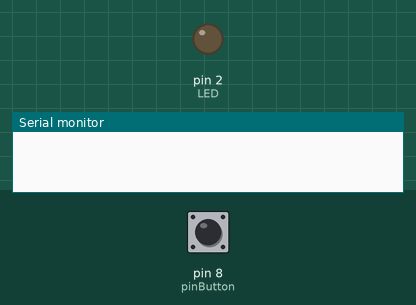
Bench run of a sketch on a simulated Arduino Uno, built with avr-gcc and run on an emulated ATmega328P. Shown: output pins drawn as LEDs (lit = HIGH), the last lines printed to the serial monitor. The inputs (shaded band) are chosen by the test bench; at power-on: pin 8 (pinButton) HIGH.

Above: at 1.2 s.
1.3 s: pin 8 (pinButton) pulled LOW for 0.15 s
At 2.5 s:
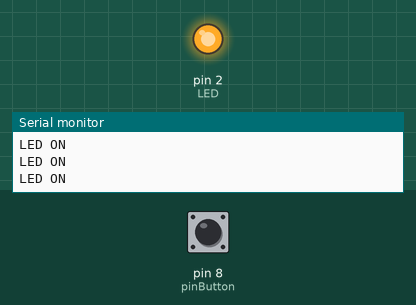
Timing chart, 0 to 4.3 s (numbered marks = the images above; inputs shaded):
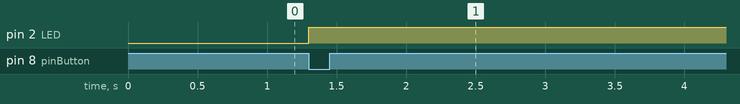

Measured:
- after the input at 1.3 s, pin 2 (LED): LOW → HIGH at once

The sketch:

sketch_sep24a.ino
```cpp
int pinButton = 8; //the pin where we connect the button
int LED = 2; //the pin we connect the LED


void setup() {
  Serial.begin(9600);
  pinMode(pinButton, INPUT); //set the button pin as INPUT
  pinMode(LED, OUTPUT); //set the LED pin as OUTPUT
}

void loop() {
  int stateButton = digitalRead(pinButton); //read the state of the button
  if(stateButton == 0) { //if is pressed
     digitalWrite(LED, HIGH); //write 1 or HIGH to led pin

     Serial.println("LED ON");
  }
}
```
